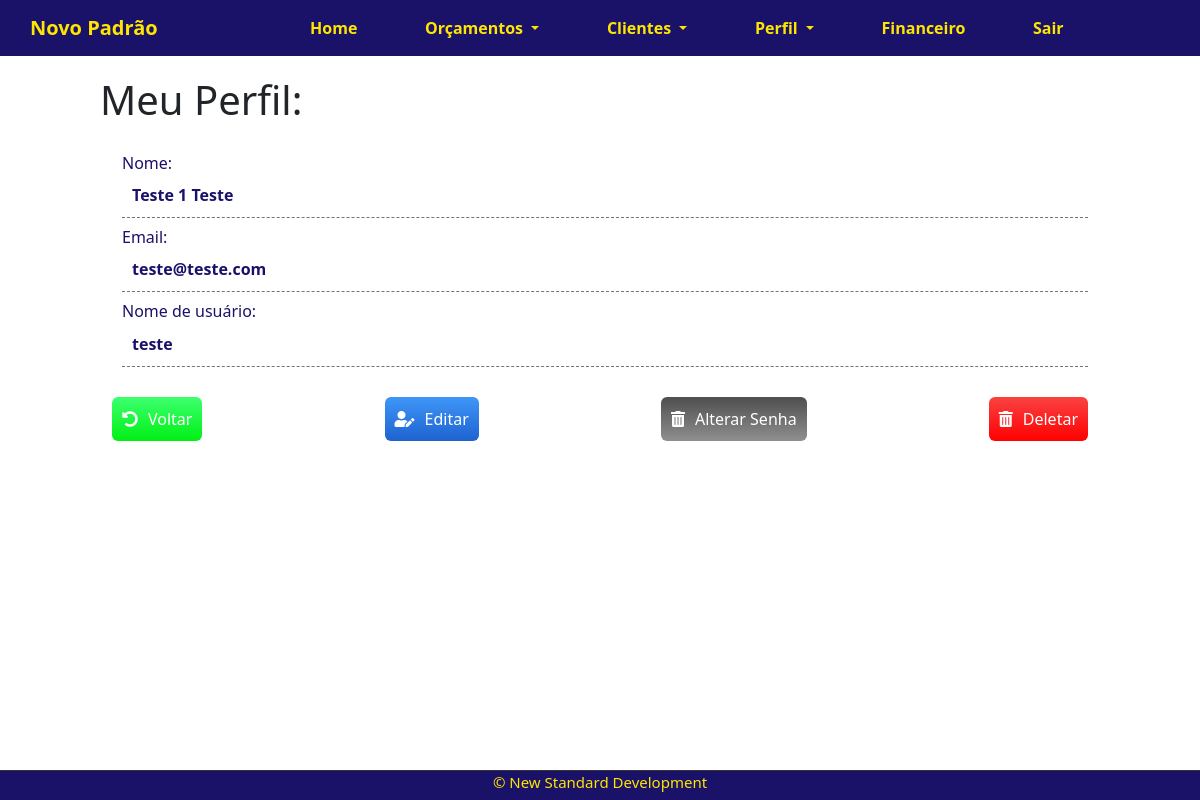
The app's page /accounts/perfil/user/ (signed in) with its own data.
### accounts/models.py (models this page shows, shortened)
class CustomUser(AbstractBaseUser, PermissionsMixin):
    first_name = models.CharField(_('Nome'),max_length=100, )
    last_name = models.CharField(max_length=100)
    email = models.EmailField(_("email"), unique=True, )
    username = models.CharField(max_length=100,unique=False, blank=True, null=True,)
    is_staff = models.BooleanField(default=False)
    is_active = models.BooleanField(default=True)
    date_joined = models.DateTimeField(default=timezone.now)
    USERNAME_FIELD = "email"
    REQUIRED_FIELDS = []
    objects = CustomUserManager()
    class Meta:
        verbose_name = _('user')
        verbose_name_plural = _('users')

### accounts/views.py (the view)
# urls.py: path('perfil/user/', views.perfilUser, name='perfil-user'),
@login_required
def perfilUser(request):
    user = request.user
    context = {
        'user':user
    }
    return render(request,'accounts/perfilUser.html',context)

### accounts/templates/accounts/perfilUser.html (shortened to what this page needs)
{% extends 'base.html' %}
{% load crispy_forms_tags %}
{% block content %}
<div class="offset-1 col-10 list-div">
    <h1>Meu Perfil:</h1>
    <div class="container div-view">
        <div class=" div-view-item">
            <div>
                <h6>Nome: </h6>
                <span>{{user.first_name}} {{user.last_name}} </span>
            </div>
        </div>
        <div class=" div-view-item">
            <div>
                <h6>Email: </h6>
                <span>{{user.email }}</span>
            </div>
        </div>
        <div class=" div-view-item">
            <div>
                <h6>Nome de usuário: </h6>
                <span>{{ user.username}}</span>
            </div>
        </div>
    </div>
    <div class=" container dashboard-box-client">
        <div>
            <a href="/accounts/perfil/" class="myButton-client" id="back-client">
                <i class=" fas fas fa-undo-alt "></i>
                Voltar
            </a>
        </div>
        <div>
            <a href="/accounts/perfil/user/edit" class="myButton-client " id="edit-client">
                <i class=" fas fas fa-user-edit "></i>
                Editar</a>
        </div>
        <div>
            <a href="/accounts/perfil/user/alterPassword" class="myButton-client " id="alter-password">
                <i class=" fas fa-trash-alt "></i>
                Alterar Senha</a>
        </div>
        <div>
            <a href="/clients/delete/{{client.id}}" class="myButton-client delete-btn" id="delete-client">
                <i class=" fas fa-trash-alt "></i>
                Deletar</a>
        </div>
    </div>
</div>
{% endblock %}

### company/static/css/style.css (style rules this page uses)
body { width: 100%; }

### company/static/css/Navbar.css (style rules this page uses)
h1 { margin-top: 20px; margin-bottom: 20px; }

### company/static/css/DashboardClients.css (style rules this page uses)
.list-div { padding: 0; margin-left: 0; }

### company/static/css/perfilCompany.css (style rules this page uses)
.dashboard-box-client { display: flex; justify-content: center; }
.div-view-item div h6 { padding-bottom: 10px; }

### company/static/css/ViewClient.css (style rules this page uses)
.div-view { margin-bottom: 30px; width: 100%; color: #1a1169; font-weight: bold; }
.div-view-item { display: flex; justify-content: space-between; padding-left: 10px; }
.div-view-item div { padding: 0; width: 100%; padding-bottom: 10px; padding-top: 10px; border-bottom: 1px dashed rgb(116, 116, 116); }
.div-view-item div h6 { margin-bottom: 0; }
.div-view-item div span { padding-left: 10px; margin-top: 0; }
.dashboard-box-client { text-align: center; display: flex; justify-content: space-between; margin-bottom: 50px; }
.dashboard-box-client a { width: 50px; font-size: 100%; display: flex; justify-content: center; align-items: center; width: 100%; padding: 10px; }
.dashboard-box-client i { padding-right: 10px; }
.myButton-client { background: linear-gradient(to bottom, #3d94f6 5%, #1e62d0 100%); background-color: #3d94f6; border-radius: 6px; cursor: pointer; color: #ffffff; font-size: 100%; text-decoration: none; text-align: center; width: 100%; }
.myButton-client i { color: rgb(255, 255, 255); text-shadow: black; font-size: 100%; }
#back-client { background: linear-gradient(to bottom, #3aff6b 5%, #00f014 100%); }
#delete-client { background: linear-gradient(to bottom, #fa3f3f 5%, #ff0000 100%); }
#alter-password { background: linear-gradient(to bottom, #525252 5%, #8f8f8f 100%); }

### records on screen
CustomUser: first_name "Teste 1", last_name "Teste", email "teste@teste.com", username "teste"
